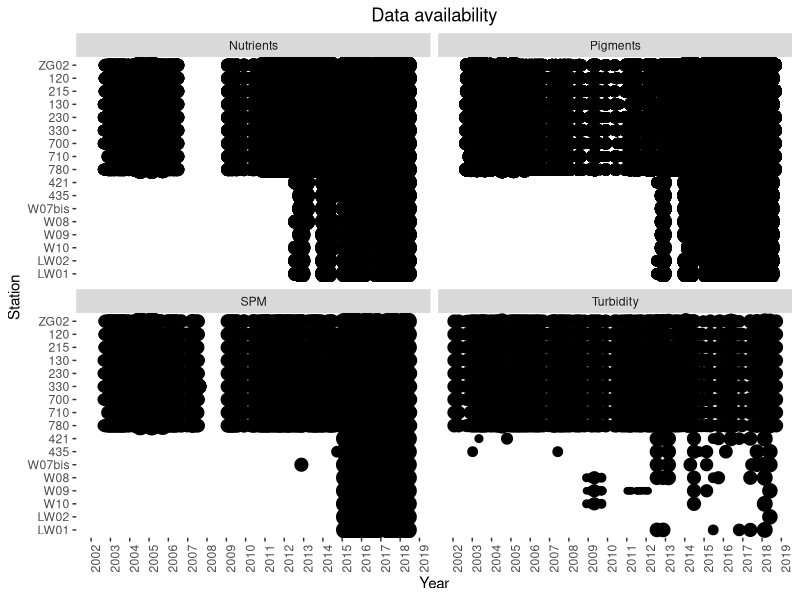

R code for this plot:
######################################
###       Data availability       ### 
######################################
#### Libraries ####
library(ggplot2)

#### Setup ####
# Set working directory
setwd("~/R/FinalScripts_DatapaperWaterquality/Dataavailability")


#clean all
rm(list=ls(all=TRUE))

# Load data (export from MIDAS) and prepare columns
data <- read.csv("Fig4_dataframe.csv", header=TRUE)
data$date <- as.Date(data$StartDate, "%d-%b-%y")
data$Code <- as.character(data$Code)
data <- data[order(data$Code),]
data$Code <- factor(data$Code, levels = c('LW01', 'LW02', 'W10', 'W09', 'W08', 'W07bis', '435', '421', '780', '710', '700', '330', '230', '130', '215', '120', 'ZG02'))
data$Record <- "1"
data$SumPerTrip <- ""
data$AbsoluteCount <- ""

#Count Records per Trip, per ParameterGroup = the intensity of sampling for a group
data <- transform(data, SumPerTrip=ave(as.numeric(Record), TripNR, ParameterGroup, Record, FUN=length))

#Absolute count per Parametergroup
data <- transform(data, AbsoluteCount=ave(as.numeric(SumPerTrip), ParameterGroup, FUN=length))

#Relative count per Parametergroup
data$RelativeCount <- data$SumPerTrip / data$AbsoluteCount


#First graph, dot size
ggplot(data, aes(x=date, y=Code))+
  theme(panel.background = element_blank())+
  ggtitle(label='Data availability')+
  theme(plot.title = element_text(hjust=0.5))+
  geom_point(aes(size = RelativeCount), show.legend = F) +
  scale_x_date(name = "Year", date_breaks = "1 year", date_labels="%Y")+
  theme(axis.text.x = element_text(angle= 90 ))+
  scale_y_discrete(name= "Station")+
  facet_wrap(~ data$ParameterGroup)

#export PDF
ggsave("4_Temporal data availability in the sampled area.pdf", plot = last_plot(), scale = 2, width = NA, height = NA, dpi = 300, limitsize = TRUE)

